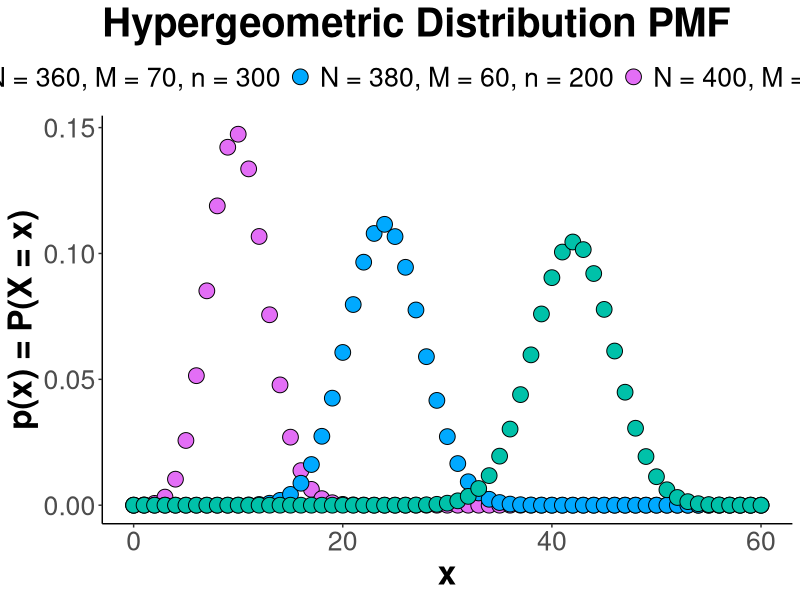
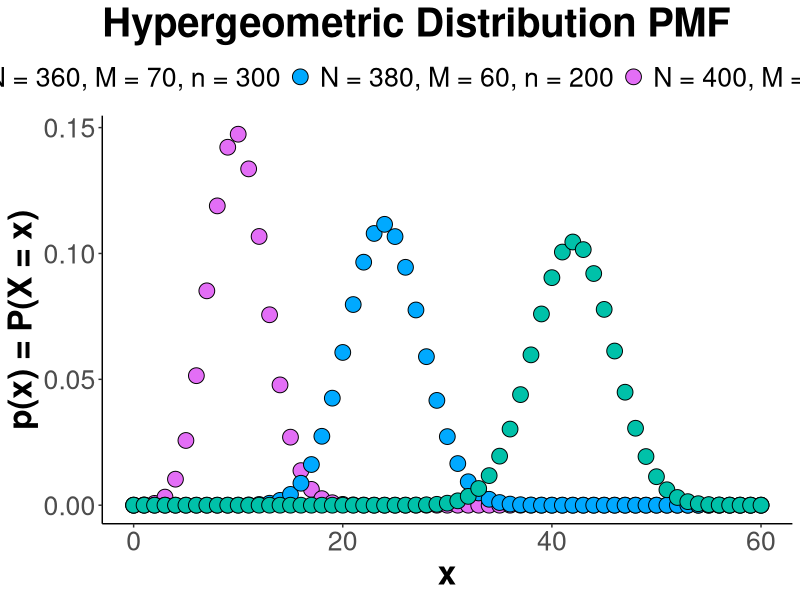
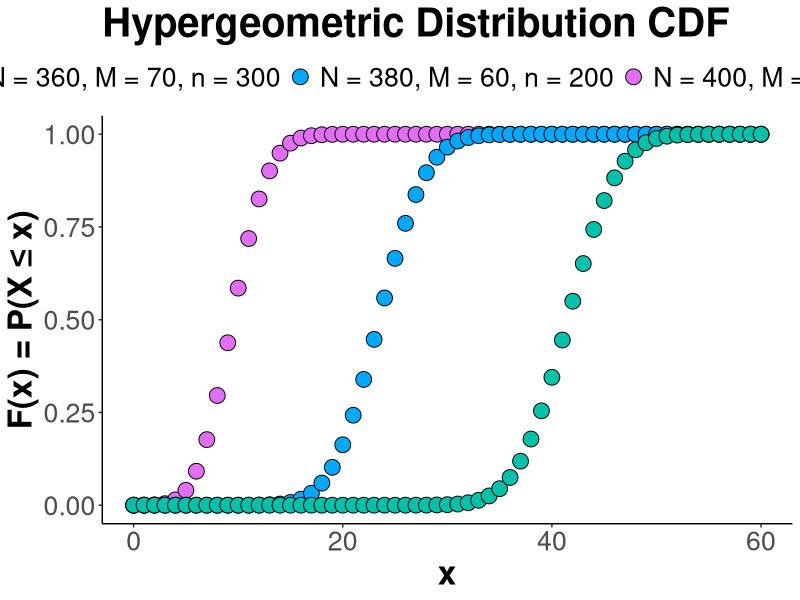
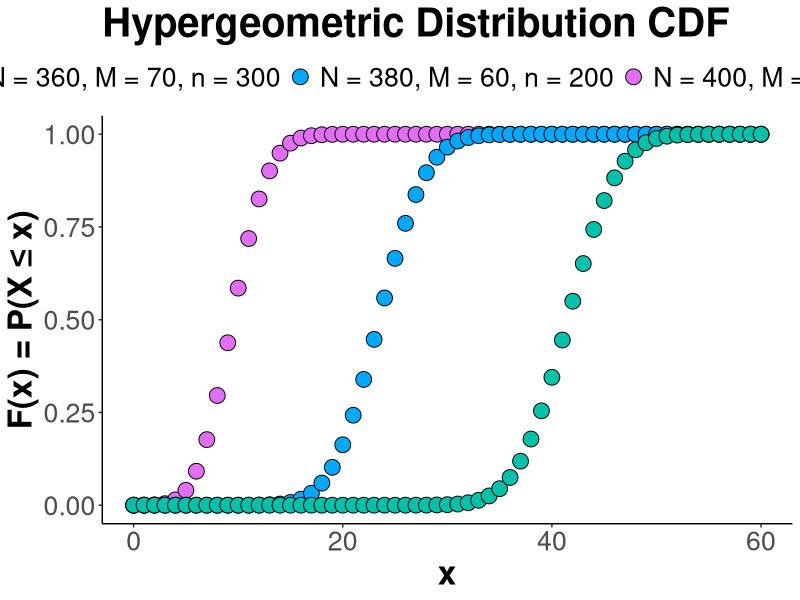

R code for these plots, in order:
library(ggplot2)
library(svglite)

svglite("hypergeometric_PMF.svg")
ggplot() +
xlim(0, 60) +
stat_function(aes(fill = "N = 400, M = 50, n = 100"),
              geom = "point", shape = 21,
              size = 5, fun = dhyper, n = 61,
              args = list(n = 450, m = 50, k = 100)) +
stat_function(aes(fill = "N = 380, M = 60, n = 200"),
              geom = "point", shape = 21,
              size = 5, fun = dhyper, n = 61,
              args = list(n = 440, m = 60, k = 200)) +
stat_function(aes(fill = "N = 360, M = 70, n = 300"),
              geom = "point", shape = 21,
              size = 5, fun = dhyper, n = 61,
              args = list(n = 430, m = 70, k = 300)) +
labs(x = "x", y = "p(x) = P(X = x)",
     title = "Hypergeometric Distribution PMF") +
theme_classic() +
theme(text = element_text(size = 24),
      title = element_text(face = "bold"),
      legend.position = "top") +
guides(fill = guide_legend(title = "")) + 
scale_fill_hue(h = c(180, 300))
ggsave("hypergeometric_PMF.svg", units = "cm")

svglite("hypergeometric_CDF.svg")
ggplot() +
xlim(0, 60) +
stat_function(aes(fill = "N = 400, M = 50, n = 100"),
              geom = "point", shape = 21,
              size = 5, fun = phyper, n = 61,
              args = list(n = 450, m = 50, k = 100)) +
stat_function(aes(fill = "N = 380, M = 60, n = 200"),
              geom = "point", shape = 21,
              size = 5, fun = phyper, n = 61,
              args = list(n = 440, m = 60, k = 200)) +
stat_function(aes(fill = "N = 360, M = 70, n = 300"),
              geom = "point", shape = 21,
              size = 5, fun = phyper, n = 61,
              args = list(n = 430, m = 70, k = 300)) +
labs(x = "x", y = "F(x) = P(X ≤ x)",
     title = "Hypergeometric Distribution CDF") +
theme_classic() +
theme(text = element_text(size = 24),
      title = element_text(face = "bold"),
      legend.position = "top") +
guides(fill = guide_legend(title = "")) + 
scale_fill_hue(h = c(180, 300))
ggsave("hypergeometric_CDF.svg", units = "cm")
